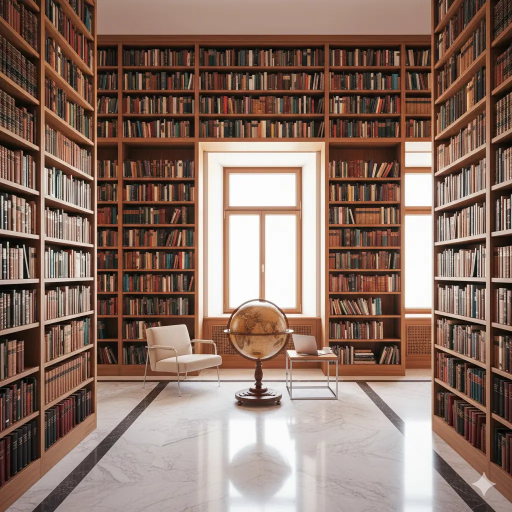
#> input picture assets/accepted.webp, 1024 x 1024 px (shown at 1/2 size)
$ python -i generate_pdqhash_viz.py   (imports and definitions only)
#> lines starting #> are read from the running program, lines starting #| are printed output that depends on the picture
# /// script
# requires-python = ">=3.12"
# dependencies = [
#     "numpy",
#     "pillow",
# ]
# ///

import argparse
import re
import sys
from pathlib import Path

import numpy as np
from PIL import Image, ImageFilter


def process_image_pdq(img_path_or_obj, target_width=64, target_height=64):
    """
    Processes an image using an approximation of the FFmpeg filter chain used in modules/video.lua.

    FFmpeg Chain:
    1. scale=512:512:flags=bilinear
    2. format=rgb24, colorchannelmixer (Rec.601 Grayscale)
    3. avgblur=sizeX=4:sizeY=4
    4. avgblur=sizeX=4:sizeY=4
    5. scale=64:64:flags=neighbor

    Approximation:
    1. Pillow Resize (512, 512, BILINEAR)
    2. Pillow Convert "L" (Rec.601)
    3. Pillow BoxBlur(1.5)
    4. Pillow BoxBlur(1.5)
    5. Pillow Resize (64, 64, NEAREST)
    """
#> in process_image_pdq, img is the input picture: PIL image 1024x1024 RGB; mean R, G, B 139.4, 114.5, 102.7

    # Helper to process PIL Image
    def process_pil(img_pil):
        # 1. Resize 512x512 Bilinear
        # Note: FFmpeg scales to 512x512 first regardless of aspect ratio (ignoring AR).
        img_resized = img_pil.resize((512, 512), Image.Resampling.BILINEAR)
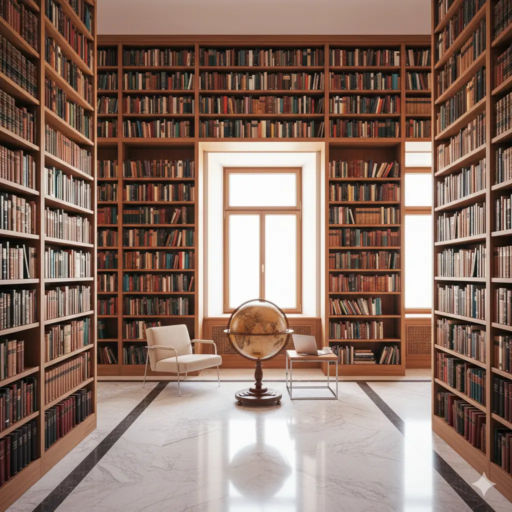
#> img_resized: PIL image 512x512 RGB; mean R, G, B 139.5, 114.7, 102.8

        # 2. Convert to Grayscale (Rec.601)
        # Pillow 'L' uses ITU-R 601-2: L = R * 299/1000 + G * 587/1000 + B * 114/1000
        img_gray = img_resized.convert("L")
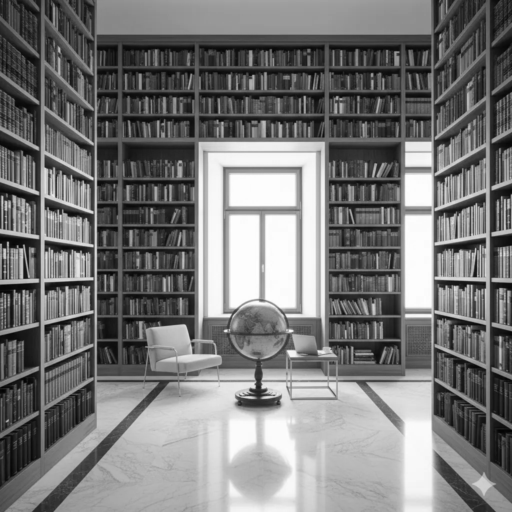
#> img_gray: PIL image 512x512 L; min 2, max 254, mean 120.7

        # 3 & 4. Two passes of Box Blur
        # FFmpeg avgblur size 4 is approx radius 1.5 in Pillow
        img_blur = img_gray.filter(ImageFilter.BoxBlur(1.5))
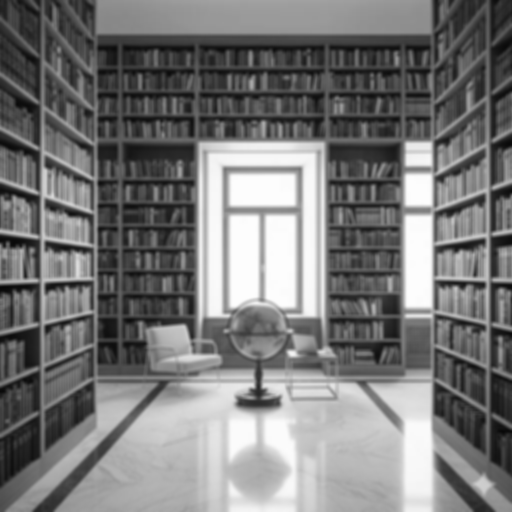
#> img_blur: PIL image 512x512 L; min 6, max 254, mean 120.8
        img_blur = img_blur.filter(ImageFilter.BoxBlur(1.5))

        # 5. Decimate to target size (Nearest Neighbor)
        img_final = img_blur.resize(
            (target_width, target_height), Image.Resampling.NEAREST
        )
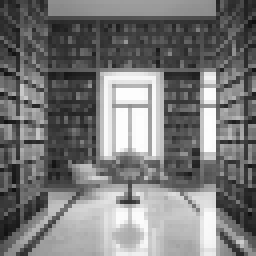
#> img_final: PIL image 64x64 L (shown 4 times larger); min 16, max 253, mean 120.5

        return np.array(img_final, dtype=float)

    if isinstance(img_path_or_obj, (str, Path)):
        with Image.open(img_path_or_obj) as img:
            return process_pil(img)
    else:
        # Assume PIL Image object
        return process_pil(img_path_or_obj)


# [98 lines left out: functions load_pdq_matrix, process_image, main, not called in this run]


# [2 lines not run here, left out]

>>> result = process_image_pdq('../assets/accepted.webp')

$ run again, on assets/rejected.webp
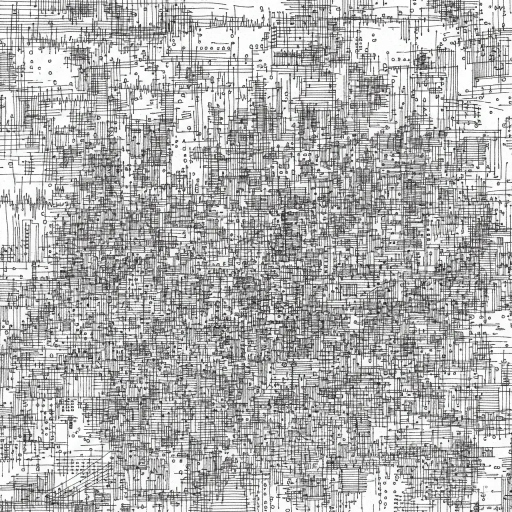
#> input picture assets/rejected.webp, 1024 x 1024 px (shown at 1/2 size)
#> in process_image_pdq, img is the input picture: PIL image 1024x1024 RGB; mean R, G, B 179.2, 179.3, 179.1
#> in process_pil, `img_blur = img_gray.filter(ImageFilter.BoxBlur(1.5))`:
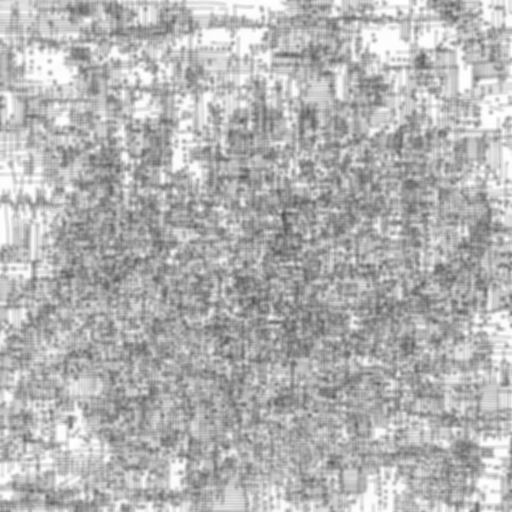
#> img_blur: PIL image 512x512 L; min 76, max 255, mean 179.5
#> in process_pil, `img_final = img_blur.resize( (target_width, target_height), Image.Resa..`:
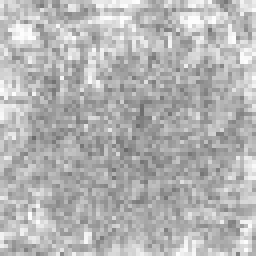
#> img_final: PIL image 64x64 L (shown 4 times larger); min 106, max 254, mean 179.5
